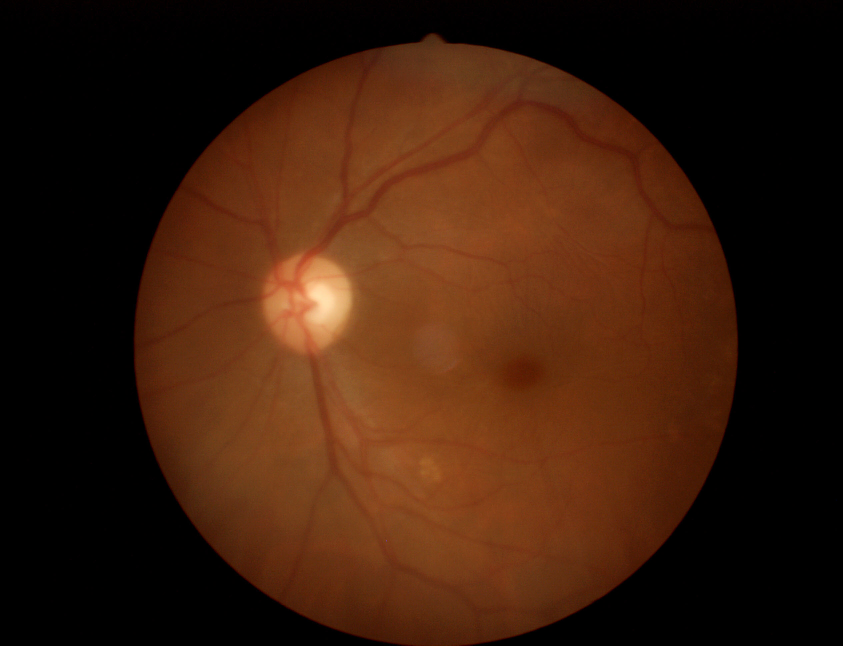
#> input picture 0249478-18534.jpg, 2528 x 1936 px (shown at 1/3 size)
$ jupyter execute --allow-errors 'cup disc ver1 fail.ipynb'   (shell and % lines are left out)   (older library calls are emulated)
#> lines starting #> are read from the running program, lines starting #| are printed output that depends on the picture; after the words box and inside, x2 and y2 are one past the last pixel; in counts of white or black regions, pixels touching at a corner belong together
[cell 1]
import cv2
import numpy as np
import matplotlib.pyplot as plt
import os
import imutils
import glob

#os.chdir('..\..\..')
#os.chdir('/Users/sunny.DESKTOP-QGFGEEK/Desktop/PannyProject/6.มิ.ย 62/07.06.62/0879391')
#print(os.getcwd())

[cell 2]
#User start

#img_source = "C:/Users/sunny.DESKTOP-QGFGEEK/Desktop/PannyProject/4.เม.ย 62/22.4.19/0249478/0249478-18534.jpg"
#img_source = "C:/Users/sunny.DESKTOP-QGFGEEK/Desktop/PannyProject/6.มิ.ย 62/07.06.62/0879391/0879391-22448.jpg"
#img_source = "C:\\Users\\sunny.DESKTOP-QGFGEEK\\Desktop\\PannyProject\\4.เม.ย 62\\22.4.19\\0249478\\0249478-18534.jpg"
img_source = "0249478-18534.jpg"
#img_source = "0879391-22448.jpg"
inner_thresh =170
outer_thresh = 115      #recommend 115

#User end

#read image


img = cv2.imread(img_source)
#> img is the input picture: shape (1936, 2528, 3); mean B, G, R 11.4, 28.8, 59.3
height, width = img.shape[:2]   #get image dimension
#> height = 1936; width = 2528


#process

imgray = cv2.cvtColor(img,cv2.COLOR_BGR2GRAY)
# [4 lines of commented-out code are left out]


kernel = np.ones((5,5), np.uint8)

img_dilation = cv2.dilate(imgray, kernel, iterations=15)
img_dilation_erosion = cv2.erode(img_dilation, kernel, iterations=15)

ret,threshInner = cv2.threshold(img_dilation_erosion,inner_thresh,255,cv2.THRESH_BINARY)
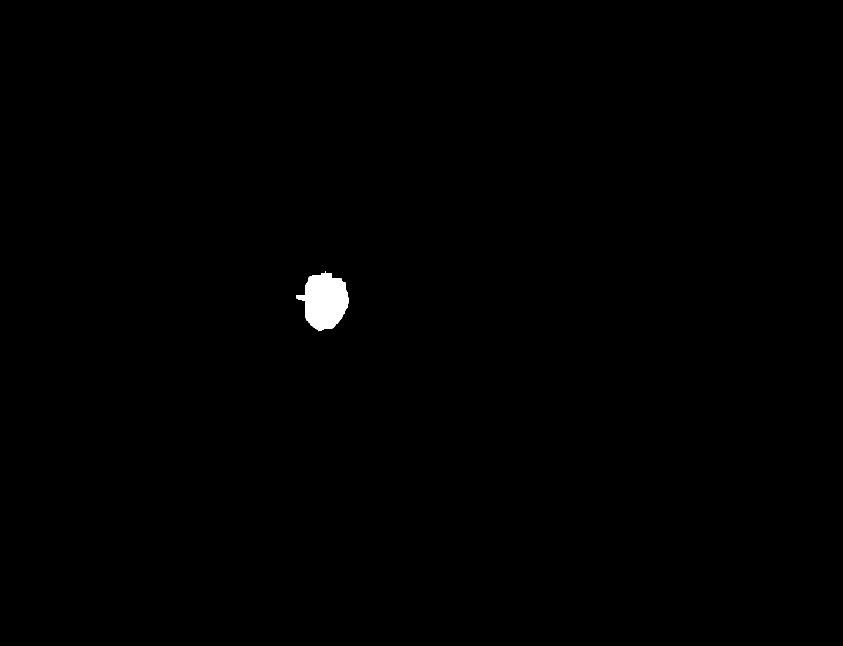
#> threshInner: shape (1936, 2528) (shown at 1/3 size); 0.37% white; 1 white region, box (x1, y1, x2, y2) and area: (888, 813, 1046, 994) 18279
#> ret = 170
ret,threshOuter = cv2.threshold(img_dilation_erosion,outer_thresh,255,cv2.THRESH_BINARY)
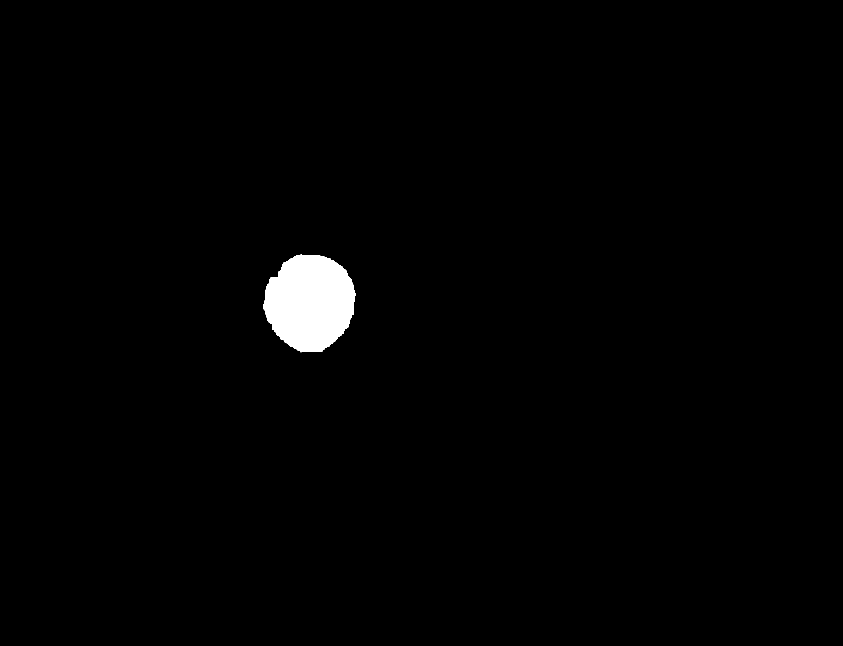
#> threshOuter: shape (1936, 2528) (shown at 1/3 size); 1.2% white; 1 white region
#> ret = 115

contoursInner, hierarchyInner = cv2.findContours(threshInner,cv2.RETR_TREE ,cv2.CHAIN_APPROX_SIMPLE)
#> contoursInner = 1 contour; box (x1, y1, x2, y2) and area: (888, 813, 1046, 994) 17992
contoursOuter, hierarchyOuter = cv2.findContours(threshOuter,cv2.RETR_TREE ,cv2.CHAIN_APPROX_SIMPLE)
#> contoursOuter = 1 contour; box (x1, y1, x2, y2) and area: (791, 764, 1067, 1057) 60554

#find max min range of some shit idk
biggest_cnt_inner = max(contoursInner, key=cv2.contourArea)
#> biggest_cnt_inner = contour of 179 points, box (x1, y1, x2, y2) (888, 813, 1046, 994), area 17992
biggest_cnt_outer = max(contoursOuter, key=cv2.contourArea)
#> biggest_cnt_outer = contour of 335 points, box (x1, y1, x2, y2) (791, 764, 1067, 1057), area 60554


inner_y_list = []
for i in biggest_cnt_inner:
    inner_y_list.append(i[0][1])
#> this loop made 179 passes
#> i on passes 1 to 3: [[975, 813]], [[975, 818]], [[974, 819]]
#> after the loop, inner_y_list = 179 values, max 993 at index 83, min 813 at index 0, mean 920.4

inner_max = max(inner_y_list)
#> inner_max = 993
inner_min = min(inner_y_list)
#> inner_min = 813

outer_y_list = []
for i in biggest_cnt_outer:
    outer_y_list.append(i[0][1])
#> this loop made 335 passes
#> i on passes 1 to 3: [[901, 764]], [[900, 765]], [[893, 765]]
#> after the loop, outer_y_list = 335 values, max 1056 at index 166, min 764 at index 0, mean 910.4

outer_max = max(outer_y_list)
#> outer_max = 1056
outer_min = min(outer_y_list)
#> outer_min = 764

cup_size = inner_max-inner_min
#> cup_size = 180
disc_size = outer_max-outer_min
#> disc_size = 292
ratio = round(disc_size/cup_size,2)
#> ratio = 1.62
#show image

cv2.drawContours(img, contoursInner, -1, (0,255,0), 10)
cv2.drawContours(img, contoursOuter, -1, (255,0,0), 10)

if 1:
    cv2.line(img,(0,inner_max),(width,inner_max),(0,255,255),5)
    cv2.line(img,(0,inner_min),(width,inner_min),(0,255,255),5)
    cv2.line(img,(0,outer_max),(width,outer_max),(255,0,255),5)
    cv2.line(img,(0,outer_min),(width,outer_min),(255,0,255),5)
    font = cv2.FONT_HERSHEY_SIMPLEX
    cv2.putText(img,"cup size: "+str(cup_size)+" pixel",(10,100), font, 2.5,(255,255,255),5,cv2.LINE_AA)
    cv2.putText(img,"disc size: "+str(disc_size)+" pixel",(10,200), font, 2.5,(255,255,255),5,cv2.LINE_AA)
    cv2.putText(img,"ratio d to c: "+str(ratio),(10,300), font, 2.5,(255,255,255),5,cv2.LINE_AA)

#ShowResizedIm(img,"A",4)
#ShowResizedIm(thresh,"B",4)
#> (the rest of this cell did not finish here and is left out)

#> (a cell that did not finish here is left out)

[cell 4]
def auto_canny(image, sigma=0.33):
    # compute the median of the single channel pixel intensities
    v = np.median(image)

    # apply automatic Canny edge detection using the computed median
    lower = int(max(0, (1.0 - sigma) * v))
    upper = int(min(255, (1.0 + sigma) * v))
    edged = cv2.Canny(image, lower, upper)

    # return the edged image
    return edged

[cell 5]
def auto_contrast(img):
    height, width = img.shape[:2]
    a_high=0
    a_low=255
    for i in img:
        for j in i:
            if j >= a_high:
                a_high = j
            if j<=a_low:
                a_low =j
    print(a_high)
    print(a_low)
    for i in range(height):
        for j in range(width):
            img[i][j] =  (img[i][j] -a_low)*255/(a_high-a_low)
    a_high=0
    a_low=255
    for i in img:
        for j in i:
            if j >= a_high:
                a_high = j
            if j<=a_low:
                a_low =j
    print(a_high)
    print(a_low)
    return img

[cell 6]
#import images from a folder into list
image_list = []
for filename in glob.glob('source/*.jpg'):
    image_list.append(filename)
    print(filename)

#> (a cell that did not finish here is left out)

[cell 8]
#color image
b,g,r = cv2.split(img)
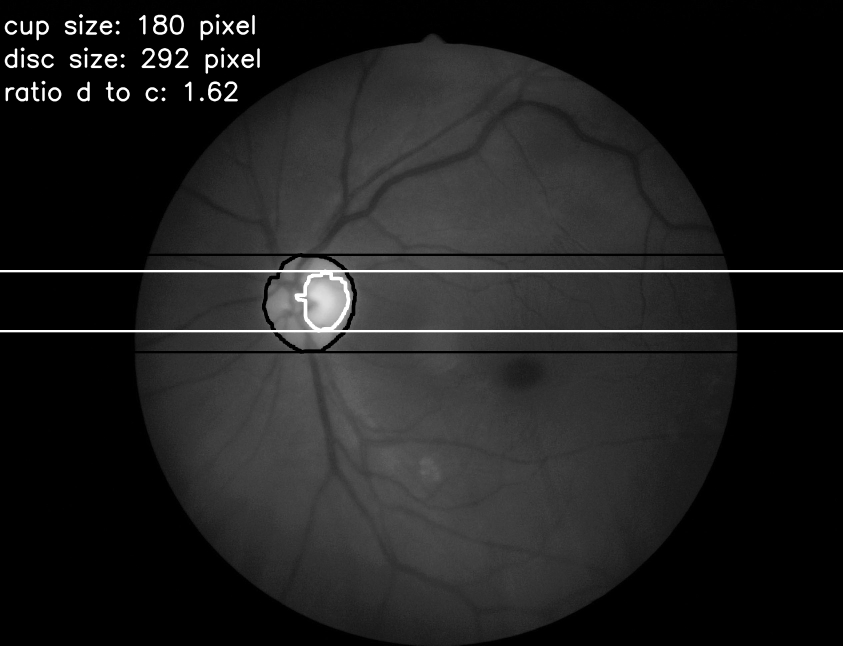
#> g: shape (1936, 2528) (shown at 1/3 size); min 0, max 255, mean 31.7

#> (the rest of this cell did not finish here and is left out)

[cell 9]
#delute blood vessel in green chanel
def vessel_erase(scr):
    img = scr.copy()
    #clahe = cv2.createCLAHE(clipLimit=2.0, tileGridSize=(8,8))
    #cl1 = clahe.apply(img)
    kernel15 = cv2.getStructuringElement(cv2.MORPH_ELLIPSE,(15,15))
    img_dilation = cv2.dilate(img, kernel15, iterations=1)
    img_dilation_erosion = cv2.erode(img_dilation, kernel15, iterations=1)
    return img_dilation_erosion

#> (a cell that did not finish here is left out)

[cell 11]
imblur = cv2.GaussianBlur(imgray,(5,5),0)
bloodVesselImg = cv2.subtract(img_dilation_erosion,imgray)
imblur2 = cv2.GaussianBlur(bloodVesselImg,(5,5),0)
#clahe = cv2.createCLAHE(clipLimit=2.0, tileGridSize=(8,8))
#clB = clahe.apply(imblur2 )
#> (the rest of this cell did not finish here and is left out)

[cell 12]
#trials


bilablur = cv2.bilateralFilter(img_dilation_erosion ,10,75,75)

equ = cv2.equalizeHist(img_dilation_erosion)
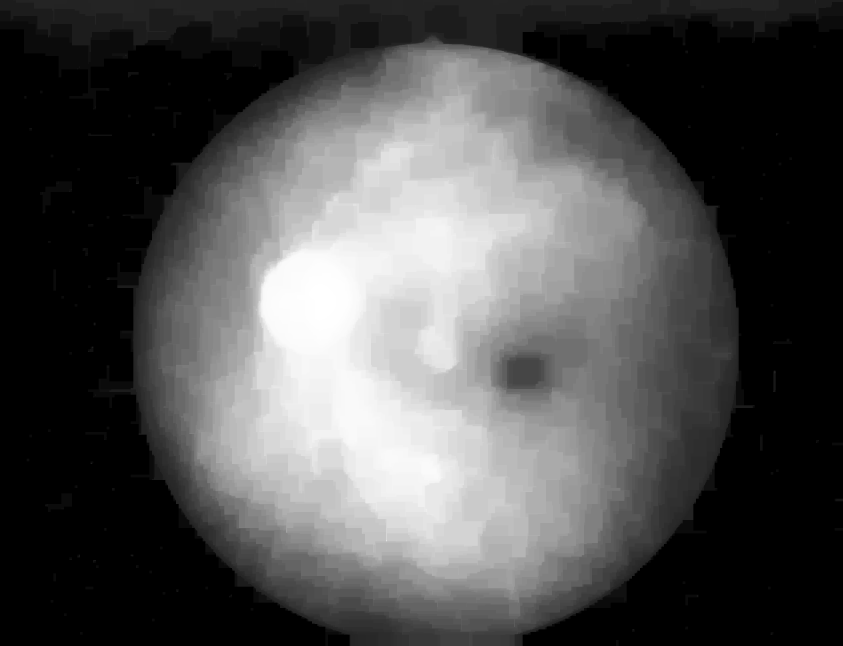
#> equ: shape (1936, 2528) (shown at 1/3 size); min 0, max 255, mean 80.2

imblur2 = cv2.GaussianBlur(imgray,(5,5),0)

edges = cv2.Canny(img_dilation_erosion , 10, 20)
#> edges: shape (1936, 2528); 0.8% white in thin lines or dots, all inside (x1, y1, x2, y2) = (272, 95, 2325, 1936)
edges2 = cv2.Canny(imblur ,10,20)
#> edges2: shape (1936, 2528); 1.9% white in thin lines or dots, all inside (x1, y1, x2, y2) = (400, 97, 2215, 1936)
edges3 = cv2.Canny(imblur2 ,10,30)
#> edges3: shape (1936, 2528); 0.29% white in thin lines or dots, all inside (x1, y1, x2, y2) = (400, 99, 2215, 1936)

# create a CLAHE object (Arguments are optional).
clahe = cv2.createCLAHE(clipLimit=2.0, tileGridSize=(8,8))
cl1 = clahe.apply(img_dilation_erosion)
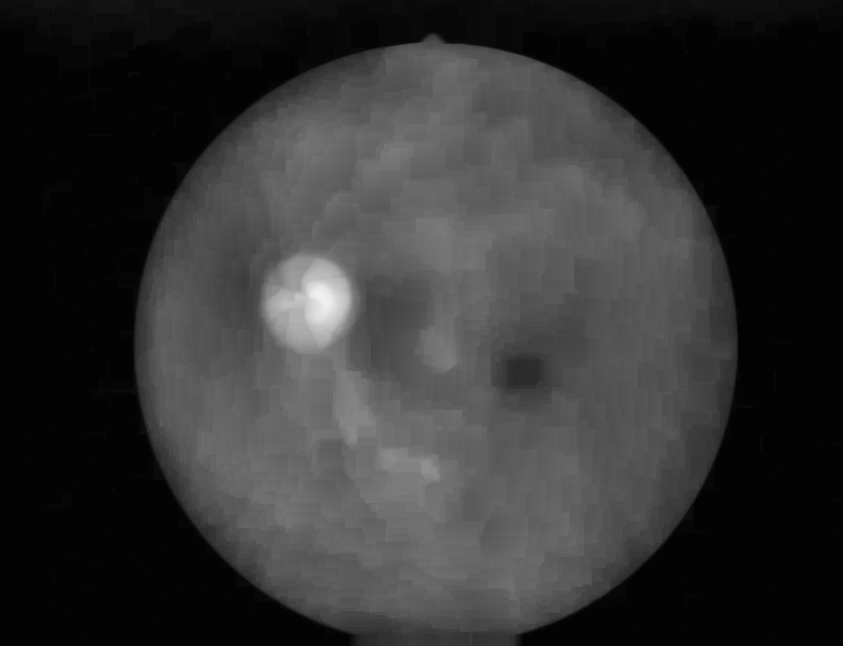
#> cl1: shape (1936, 2528) (shown at 1/3 size); min 2, max 241, mean 49.7
cl2 = clahe.apply(imblur2)

edges4 = cv2.Canny(cl2 ,10,60)
#> edges4: shape (1936, 2528); 4.8% white in thin lines or dots, all inside (x1, y1, x2, y2) = (410, 100, 2214, 1936)

edges_high_thresh = cv2.Canny(cl1 , 10, 20)
#> edges_high_thresh: shape (1936, 2528); 3.3% white in thin lines or dots


#> (the rest of this cell did not finish here and is left out)

[cell 13]
def circle(img,canvas_src):
    canvas = canvas_src.copy()
    rows = img.shape[0]
    circles = cv2.HoughCircles(img, cv2.HOUGH_GRADIENT, 1, rows / 8,
                               param1= 100, param2=35,
                               minRadius=1, maxRadius=100)
    if circles is not None:
        circles = np.uint16(np.around(circles))
        for i in circles[0, :]:
            center = (i[0], i[1])
            # circle center
            cv2.circle(canvas, center, 1, (0, 100, 100), 3)
            # circle outline
            radius = i[2]
            cv2.circle(canvas, center, radius, (255, 0, 255), 3)
    return canvas

[cell 14]
kernel = np.ones((5,5), np.uint8)
img_scr = vessel_erase(g)


edges5 = cv2.Canny(img_scr, 10, 30)
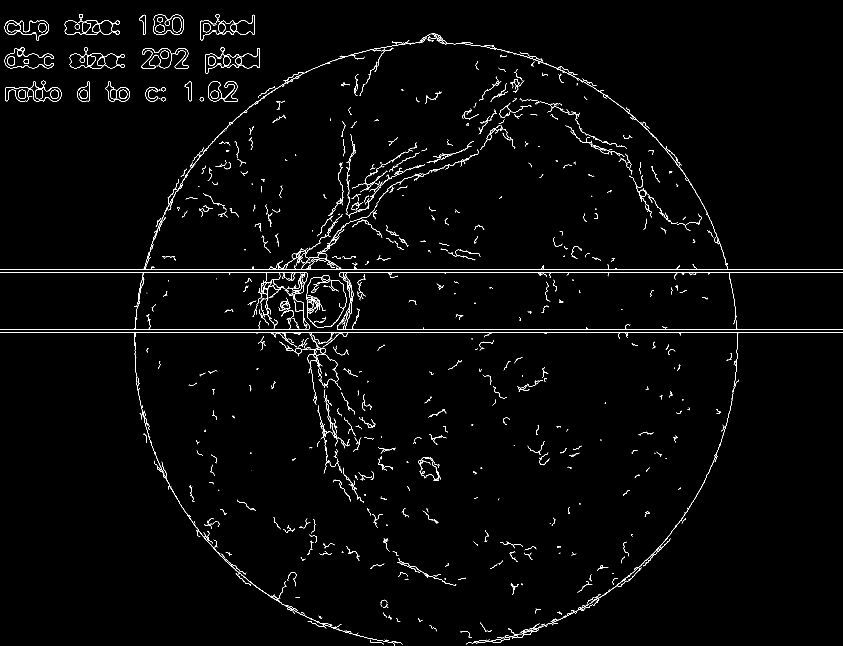
#> edges5: shape (1936, 2528) (shown at 1/3 size); 1.3% white in thin lines or dots
# [6 lines of commented-out code are left out]


cir1 = circle(img_scr,g)
#> in circle, `circles = cv2.HoughCircles(img, cv2.HOUGH_GRADIENT, 1, rows / 8, param..`: circles = [[366.5, 282.5, 22.1], [33.5, 82.5, 13.2], [643.5, 283.5, 11.6], [530.5, 62.5, 19.1]]
#> in circle, `circles = np.uint16(np.around(circles))`: circles = [[366, 282, 22], [34, 82, 13], [644, 284, 12], [530, 62, 19]]
#> the loop in circle, `for i in circles[0, :]:` made 4 passes
#> after the loop in circle, `for i in circles[0, :]:`: canvas: shape (1936, 2528); 0.03% of pixels changed, all inside (x1, y1, x2, y2) = (21, 41, 657, 307)

#sobelx = cv2.Sobel(img_scr,cv2.CV_64F,1,0,ksize=5)  # x
#sobely = cv2.Sobel(img_scr,cv2.CV_64F,0,1,ksize=5)  # y

#> (the rest of this cell did not finish here and is left out)

#> (a cell that did not finish here is left out)

[cell 16]
ggraycrop = cv2.imread("crop_disc/cr1.jpg",0)
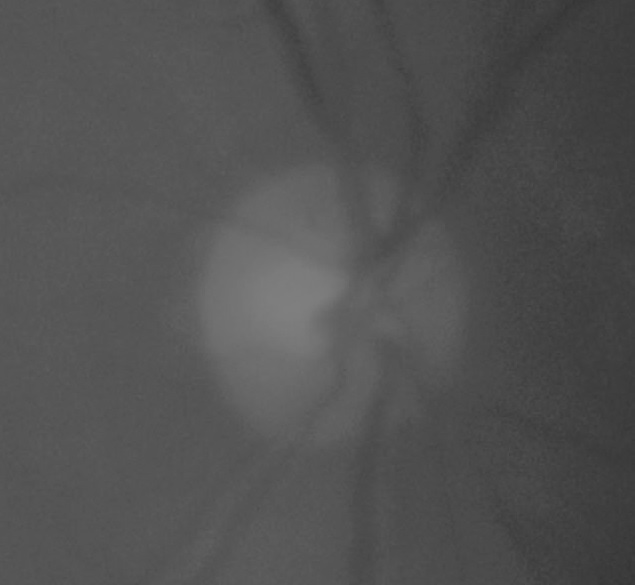
#> input picture crop_disc/cr1.jpg, 635 x 585 px
#> ggraycrop is the input picture: shape (585, 635); min 53, max 127, mean 81.9
autocon = auto_contrast(ggraycrop)
#> after the loop in auto_contrast, `for i in img:`: a_high = 127; a_low = 53
#| 127
#| 53
#> after the loop in auto_contrast, `for i in range(height):`:
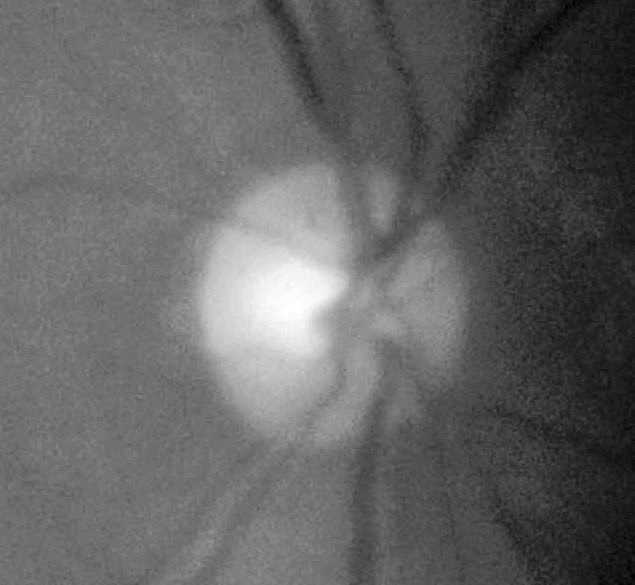
#> img: shape (585, 635); min 0, max 255, mean 99
#> after the loop in auto_contrast, `for i in img:`: a_high = 255; a_low = 0
#| 255
#| 0
blood_e_img2 = vessel_erase(autocon )

autocrop =  cv2.Canny(blood_e_img2, 0, 10)
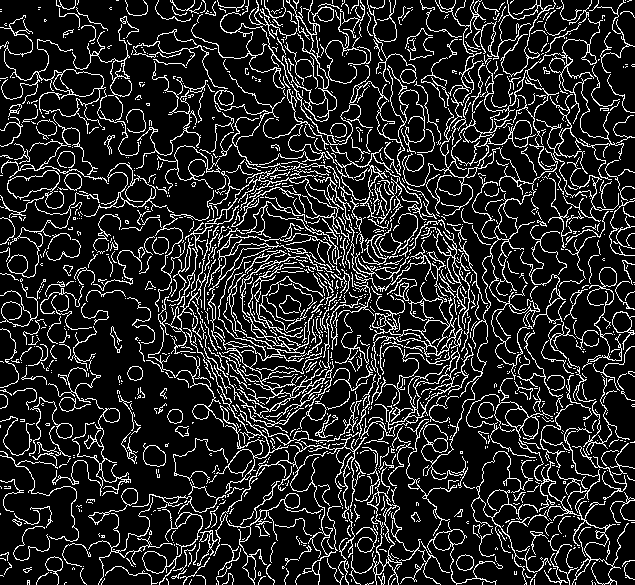
#> autocrop: shape (585, 635); 15.1% white in thin lines or dots
#> (the rest of this cell did not finish here and is left out)
